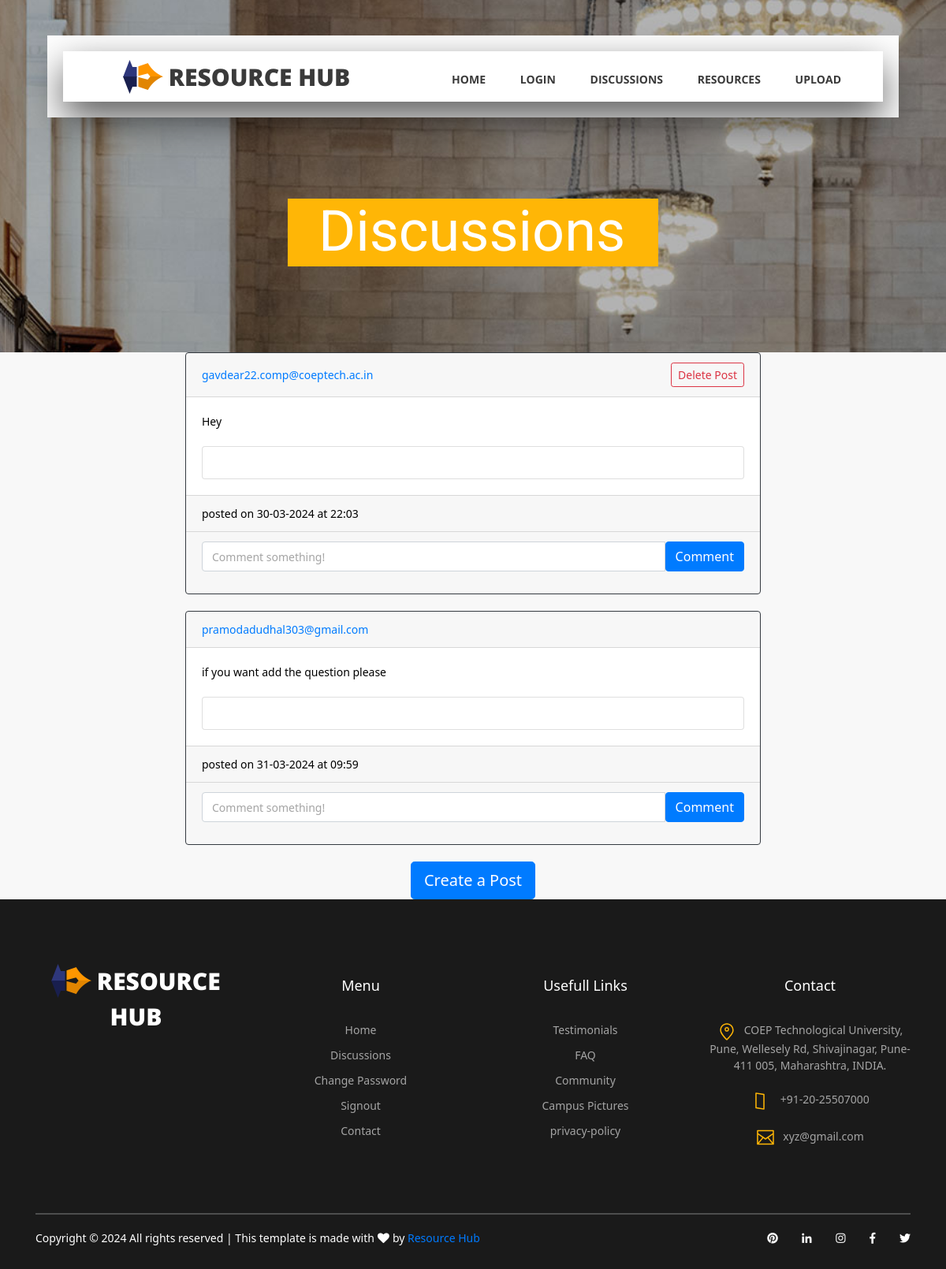
Page /posts (signed in) on the earlier database version.
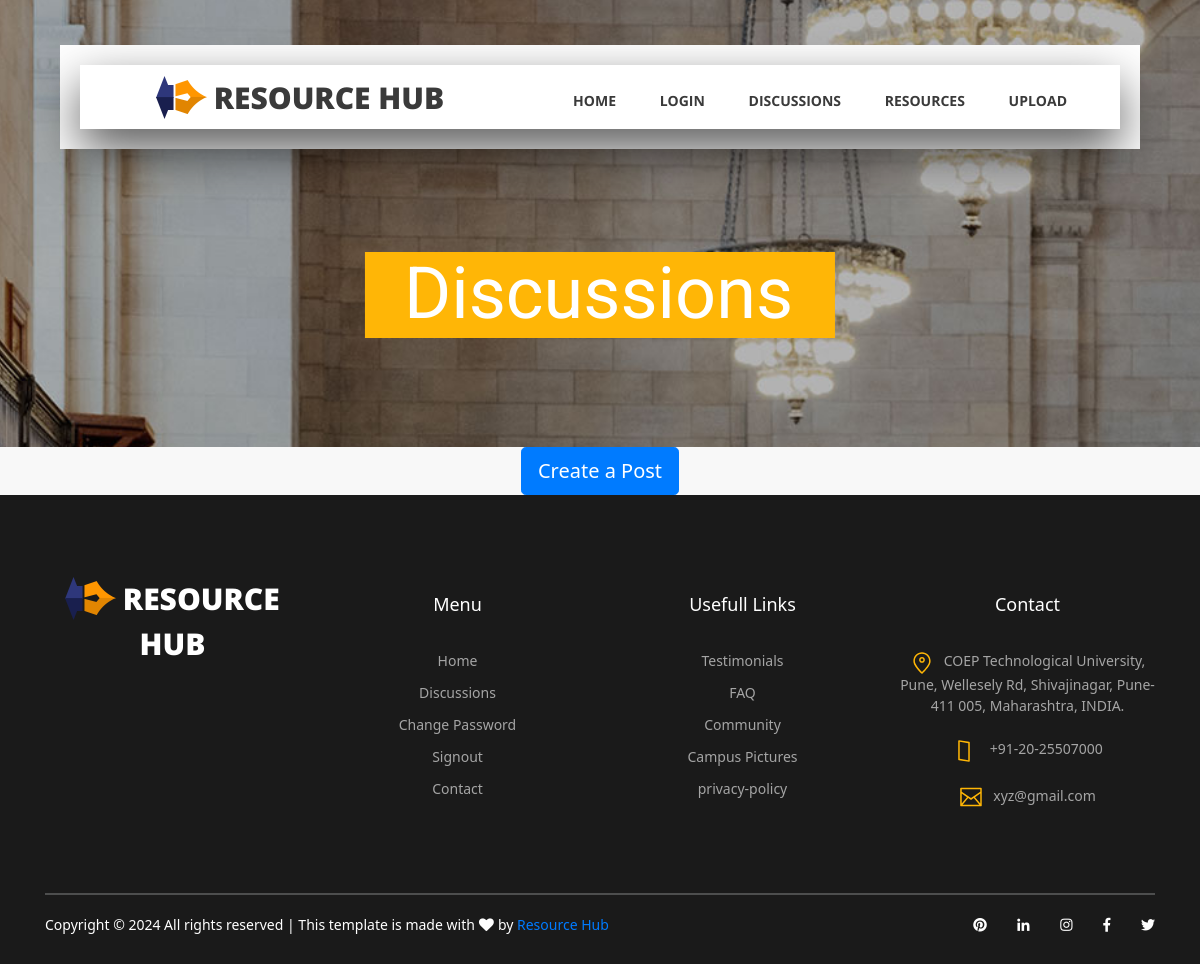
Same page on the later database version.
### app.py (models this page shows)
class Post(db.Model):
    id = db.Column(db.Integer, primary_key=True)
    text = db.Column(db.Text, nullable=False)
    date_created = db.Column(db.DateTime, default=datetime.now)
    author_id = db.Column(db.Integer, db.ForeignKey('user.id', ondelete="CASCADE"), nullable=False)
    comments = db.relationship('Comment', backref='post', passive_deletes=True)

class User(db.Model, UserMixin):
    id = db.Column(db.Integer, primary_key=True)
    name = db.Column(db.String(100))
    username = db.Column(db.String(50), unique=True)
    password = db.Column(db.String(100))
    user_type = db.Column(db.String(10))
    resources = db.relationship('Resource', backref="user")
    posts = db.relationship('Post', backref="user", passive_deletes=True)

### app.py (the view)
@app.route("/posts")
@login_required
def posts():
    posts = Post.query.all()
    user_id = current_user.id if current_user.is_authenticated else None
    return render_template("posts.html", author_id=user_id, posts=posts)

### app.py (called while the page is built)
@login_manager.user_loader
def load_user(user_id):
    return User.query.get(int(user_id))

### templates/posts.html (shortened to what this page needs)
<!DOCTYPE html>
<html lang="en">
<head>
	<link rel="stylesheet" type="text/css" href="../static/styles/bootstrap4/bootstrap.min.css">
	<link href="../static/plugins/fontawesome-free-5.0.1/css/fontawesome-all.css" rel="stylesheet" type="text/css">
	<link rel="stylesheet" type="text/css" href="../static/styles/contact_styles.css">
	<link rel="stylesheet" type="text/css" href="../static/styles/contact_responsive.css">
	<link rel="stylesheet" type="text/css" href="../static/styles/resource.css">
</head>
<body>
	<div class="super_container">
		<header class="header d-flex flex-row">
			<div class="header_content d-flex flex-row align-items-center">
				<div class="logo_container">
					<div class="logo">
						<img src="../static/images/logo.png" alt="">
						<span>Resource Hub</span>
					</div>
				</div>
				<nav class="main_nav_container">
					<div class="main_nav">
						<ul class="main_nav_list">
							<li class="main_nav_item"><a href="/">Home</a></li>
							<li class="main_nav_item"><b><a href="/login">Login</b></a></li>
							<li class="main_nav_item"><a href="/posts">Discussions</a></li>
							<li class="main_nav_item"><b><a href="/select">Resources</b></a></li>
							<li class="main_nav_item"><b><a href="/upload">Upload</a></b></a></li>
						</ul>
					</div>
				</nav>
			</div>
		</header>
			</div>
		{% block content %}
    <div class="home">
        <div class="home_background_container prlx_parent">
            <div class="home_background prlx" style="background-image:url(../static/images/contact_background.jpg)">
            </div>
        </div>
        <div class="home_content">
            <h1>Discussions</h1>
        </div>
    </div>
	<div class = "container">
		<div class = "row justify-content-center">
		<div class="col-8">
    <div id="posts">
        {% for post in posts %}
        <div class="card border-dark">
            <div class="card-header d-flex justify-content-between align-items-center">
                <a href="/posts/{{ post.user.username }}">{{ post.user.username }}</a>
				{% if current_user.id == post.author_id %}
                	<a href="{{ url_for('delete_post', id=post.id)}}" class="btn btn-outline-danger btn-sm">Delete Post</a>
				{% endif %}
            </div>
            <div class="card-body">
                <div class="card-text">{{ post.text }}</div>
                <br/>
                <div class="card">
                    <div class="card-body">
                    </div>
                </div>
            </div>
            <div class="card-footer">posted on {{ post.date_created.strftime("%d-%m-%Y") }} at {{ post.date_created.strftime("%H:%M") }}</div>
            <div class="card-footer">
                <form method="POST" action="/create-comment/{{ post.id }}">
                    <div class="input-group mb-3">
                        <input type="text" id="text" name="text" class="form-control"
                               placeholder="Comment something!"/>
                        <button type="submit" class="btn btn-primary">Comment</button>
                    </div>
                </form>
            </div>
        </div>
        <br/> {% endfor %}
    </div>
    {% block footer %}
    <div class="d-flex justify-content-center">
        <a href="/create-post"><button type="button" class="btn btn-lg btn-primary">Create a Post</button></a>
    </div>
    {% endblock %}
{% endblock %}
</div>
</div>
</div>
	<footer class="footer">
		<div class="container">
					<div class="col">
				<div class="row">
					<div class="col text-center">
					</div>
				</div>
			</div>
			<div class="footer_content">
				<div class="row">
					<div class="col-lg-3 footer_col">
						<div class="logo_container">
							<div class="logo">
								<img src="../static/images/logo.png" alt="">
								<span>Resource Hub</span>
							</div>
						</div>
					</div>
					<div class="col-lg-3 footer_col">
						<div class="footer_column_title">Menu</div>
						<div class="footer_column_content">
							<ul>
							<li class="footer_list_item"><a href="/">Home</a></li>
							<li class="footer_list_item"><a href="/posts">Discussions</a></li>
							<li class="footer_list_item"><a href="/change-password-form">Change Password</a></li>
							<li class="footer_list_item"><a href="/logout">Signout</a></a></li>
							<li class="footer_list_item"><a href="/contact">Contact</a></a></li>
							</ul>
						</div>
					</div>
					<div class="col-lg-3 footer_col">
						<div class="footer_column_title">Usefull Links</div>
						<div class="footer_column_content">
							<ul>
								<li class="footer_list_item"><a href="/testimonials">Testimonials</a></li>
								<li class="footer_list_item"><a href="FAQ">FAQ</a></li>
								<li class="footer_list_item"><a href="#">Community</a></li>
								<li class="footer_list_item"><a href="#">Campus Pictures</a></li>
								<li class="footer_list_item"><a href="/privacy">privacy-policy</a></li>
							</ul>
						</div>
					</div>
					<div class="col-lg-3 footer_col">
						<div class="footer_column_title">Contact</div>
						<div class="footer_column_content">
							<ul>
								<li class="footer_contact_item">
									<div class="footer_contact_icon">
										<img src="../static/images/placeholder.svg" alt="https://www.flaticon.com/authors/lucy-g">
									</div>COEP Technological University, Pune, Wellesely Rd, Shivajinagar, Pune-411 005,
									Maharashtra, INDIA.
								</li>
								<li class="footer_contact_item">
									<div class="footer_contact_icon">
										<img src="../static/images/smartphone.svg" alt="https://www.flaticon.com/authors/lucy-g">
									</div>
									+91-20-25507000
								</li>
								<li class="footer_contact_item">
									<div class="footer_contact_icon">
										<img src="../static/images/envelope.svg" alt="https://www.flaticon.com/authors/lucy-g">
									</div>xyz@gmail.com
								</li>
							</ul>
						</div>
					</div>
				</div>
			</div>
			<div class="footer_bar d-flex flex-column flex-sm-row align-items-center">
				<div class="footer_copyright">
					<span>
						Copyright &copy;
						<script>document.write(new Date().getFullYear());</script> All rights reserved | This template
						is made with <i class="fa fa-heart" aria-hidden="true"></i> by <a href="/aboutus"
							target="_blank">Resource Hub</a>
					</span>
				</div>
				<div class="footer_social ml-sm-auto">
					<ul class="menu_social">
						<li class="menu_social_item"><a href="#"><i class="fab fa-pinterest"></i></a></li>
						<li class="menu_social_item"><a href="#"><i class="fab fa-linkedin-in"></i></a></li>
						<li class="menu_social_item"><a href="#"><i class="fab fa-instagram"></i></a></li>
						<li class="menu_social_item"><a href="#"><i class="fab fa-facebook-f"></i></a></li>
						<li class="menu_social_item"><a href="#"><i class="fab fa-twitter"></i></a></li>
					</ul>
				</div>
			</div>
		</div>
	</footer>
</body>
</html>

### static/styles/contact_styles.css (style rules this page uses)
* { margin: 0; padding: 0; -webkit-font-smoothing: antialiased; -webkit-text-shadow: rgba(0,0,0,.01) 0 0 1px; text-shadow: rgba(0,0,0,.01) 0 0 1px; }
body { font-family: 'Roboto', sans-serif; font-size: 14px; font-weight: 400; background: #FFFFFF; color: #000000; }
div { display: block; position: relative; -webkit-box-sizing: border-box; -moz-box-sizing: border-box; box-sizing: border-box; }
ul { list-style: none; margin-bottom: 0px; }
a, a:hover, a:visited, a:active, a:link { text-decoration: none; -webkit-font-smoothing: antialiased; -webkit-text-shadow: rgba(0,0,0,.01) 0 0 1px; text-shadow: rgba(0,0,0,.01) 0 0 1px; }
h1 { font-size: 36px; }
h1, h2, h3, h4, h5, h6 { font-family: 'Roboto', sans-serif; -webkit-font-smoothing: antialiased; -webkit-text-shadow: rgba(0,0,0,.01) 0 0 1px; text-shadow: rgba(0,0,0,.01) 0 0 1px; }
.super_container { width: 100%; overflow: hidden; }
.prlx_parent { overflow: hidden; }
.prlx { height: 130% !important; }
.header { position: fixed; top: 45px; left: 50%; -webkit-transform: translateX(-50%); -moz-transform: translateX(-50%); -ms-transform: translateX(-50%); -o-transform: translateX(-50%); transform: translateX(-50%); width: 1318px; height: 104px; background: #FFFFFF; z-index: 10; -webkit-transition: all 200ms ease; -moz-transition: all 200ms ease; -ms-transition: all 200ms ease; -o-transition: all 200ms ease; transition: all 200ms ease; }
.header_content { width: calc(100% - 279px); height: 100%; }
.header_content::before { display: block; position: absolute; top: 0; left: 0; width: 100%; height: 100%; content: ''; box-shadow: 0px 20px 49px rgba(0,0,0,0.67); z-index: -1; }
.logo_container { display: inline-block; padding-left: 76px; }
.logo span { font-family: 'Open Sans', sans-serif; font-size: 30px; font-weight: 900; color: #3a3a3a; vertical-align: middle; text-transform: uppercase; margin-left: 3px; }
.main_nav_container { display: inline-block; margin-left: auto; padding-right: 93px; }
.main_nav { margin-top: 7px; }
.main_nav_item { display: inline-block; margin-right: 40px; }
.main_nav_item:last-child { margin-right: 0px; }
.main_nav_item a { font-family: 'Open Sans', sans-serif; font-size: 14px; text-transform: uppercase; font-weight: 700; color: #3a3a3a; -webkit-transition: all 200ms ease; -moz-transition: all 200ms ease; -ms-transition: all 200ms ease; -o-transition: all 200ms ease; transition: all 200ms ease; }
.menu_social_item { display: inline-block; margin-right: 27px; }
.menu_social_item:last-child { margin-right: 0px; }
.menu_social_item a i { color: #3a3a3a; }
.home { width: 100%; height: 447px; }
.home_background_container { position: absolute; top: 0; left: 0; width: 100%; height: 100%; }
.home_background { width: 100%; height: 100%; background-repeat: no-repeat; background-size: cover; background-position: center center; }
.home_content { position: absolute; left: 50%; bottom: 109px; -webkit-transform: translateX(-50%); -moz-transform: translateX(-50%); -ms-transform: translateX(-50%); -o-transform: translateX(-50%); transform: translateX(-50%); background: #ffb606; padding-top: 24px; padding-bottom: 18px; padding-left: 39px; padding-right: 42px; }
.home_content h1 { font-size: 72px; font-weight: 400; color: #FFFFFF; line-height: 0.5; white-space: nowrap; }
.footer { width: 100%; padding-top: 00px; background: #1a1a1a; }
.footer_content { padding-top: 80px; padding-bottom: 83px; border-bottom: solid 2px #4d4e4e; }
.footer_content .logo_container { padding-left: 0px; }
.footer_content .logo span { color: #FFFFFF; }
.footer_column_title { font-size: 18px; font-weight: 500; color: #FFFFFF; padding-top: 15px; }
.footer_column_content { margin-top: 32px; }
.footer_list_item { margin-bottom: 11px; }
.footer_list_item a { font-size: 14px; color: #a5a5a5; -webkit-transition: all 200ms ease; -moz-transition: all 200ms ease; -ms-transition: all 200ms ease; -o-transition: all 200ms ease; transition: all 200ms ease; }
.footer_contact_item { font-size: 14px; font-weight: 400; color: #a5a5a5; margin-bottom: 22px; }
.footer_contact_item:last-child { margin-bottom: 0px; }
.footer_contact_icon { display: inline-block; width: 24px; height: 24px; vertical-align: middle; margin-right: 10px; }
.footer_contact_icon img { width: 100%; }
.footer_bar { padding-top: 19px; padding-bottom: 19px; }
.footer_social .menu_social_item a i { color: #FFFFFF; }
.footer_social .menu_social_item:last-child { margin-right: 0px; }

Differences in the rows shown:
removed Post: user.username "gavdear22.comp@coeptech.ac.in", text "Hey", date_created "30-03-2024", date_created "22:03"
removed Post: user.username "pramodadudhal303@gmail.com", text "if you want add the question please", date_created "31-03-2024", date_created "09:59"
